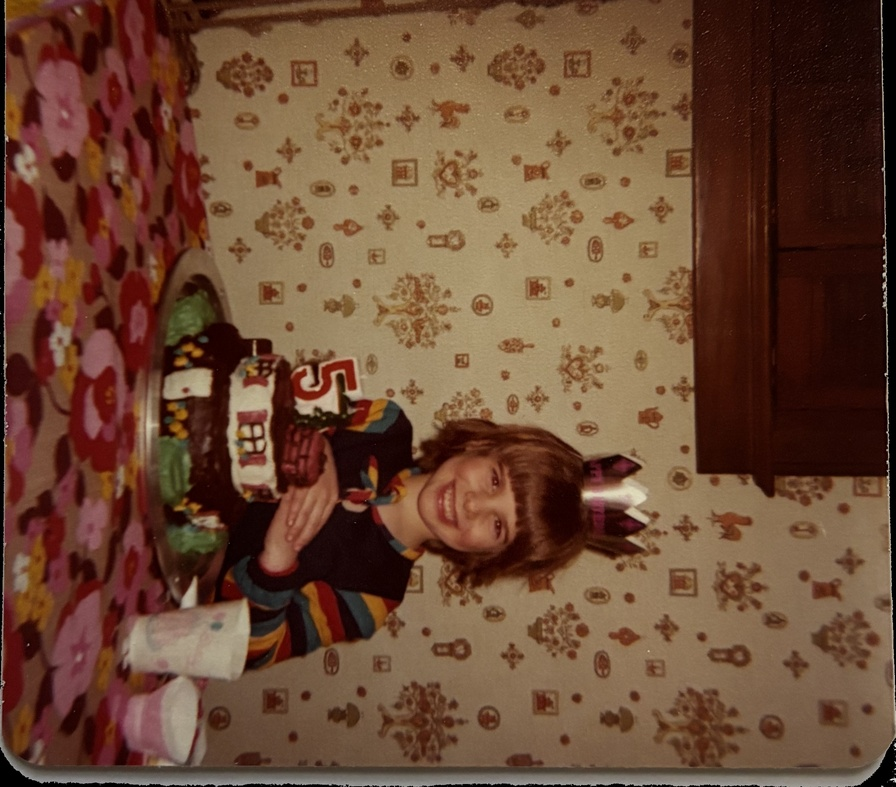
#> input picture extracted_photo_refined.jpg, 896 x 787 px, shrunk from 2397 x 2106 before the run
$ python good2.py extracted_photo_refined.jpg
#> lines starting #> are read from the running program, lines starting #| are printed output that depends on the picture; after the words box and inside, x2 and y2 are one past the last pixel; in counts of white or black regions, pixels touching at a corner belong together
import cv2
import numpy as np
import sys


def get_background_color(image, sample_size=10):
    """
    Samples small patches from the four corners of the image and returns
    the average background color.
    """
    h, w = image.shape[:2]
    patches = [
        image[0:sample_size, 0:sample_size],
        image[0:sample_size, w-sample_size:w],
        image[h-sample_size:h, 0:sample_size],
        image[h-sample_size:h, w-sample_size:w]
    ]
    patches = np.concatenate(patches, axis=0)
    mean_color = np.mean(patches, axis=(0, 1))
    return mean_color


def create_mask_from_background(image, bg_color, tolerance=20):
    """
    Creates a binary mask where pixels that differ from the background color
    by more than the tolerance (across all channels) are considered foreground.
    """
    diff = cv2.absdiff(image, np.uint8(bg_color))
    diff_sum = np.sum(diff, axis=2)
    mask = np.uint8(diff_sum > tolerance) * 255
    return mask


def refine_mask(mask, kernel_size=7):
    """
    Uses morphological operations to close small holes and remove noise.
    """
    kernel = np.ones((kernel_size, kernel_size), np.uint8)
    closed = cv2.morphologyEx(mask, cv2.MORPH_CLOSE, kernel)
    opened = cv2.morphologyEx(closed, cv2.MORPH_OPEN, kernel)
    return opened


def order_points(pts):
    """
    Orders an array of four points in the order:
    top-left, top-right, bottom-right, bottom-left.
    """
    rect = np.zeros((4, 2), dtype="float32")
    s = pts.sum(axis=1)
    rect[0] = pts[np.argmin(s)]
    rect[2] = pts[np.argmax(s)]
    diff = np.diff(pts, axis=1)
    rect[1] = pts[np.argmin(diff)]
    rect[3] = pts[np.argmax(diff)]
    return rect


def four_point_transform(image, pts):
    """
    Warps the image so that the region defined by pts becomes a top-down view.
    """
    rect = order_points(pts)
    (tl, tr, br, bl) = rect

    # Compute the width of the new image.
    widthA = np.linalg.norm(br - bl)
    widthB = np.linalg.norm(tr - tl)
    maxWidth = int(max(widthA, widthB))

    # Compute the height of the new image.
    heightA = np.linalg.norm(tr - br)
    heightB = np.linalg.norm(tl - bl)
    maxHeight = int(max(heightA, heightB))

    dst = np.array([
        [0, 0],
        [maxWidth - 1, 0],
        [maxWidth - 1, maxHeight - 1],
        [0, maxHeight - 1]
    ], dtype="float32")

    M = cv2.getPerspectiveTransform(rect, dst)
    warped = cv2.warpPerspective(image, M, (maxWidth, maxHeight))
    return warped


def extract_photo(image, mask):
    """
    Finds contours in the mask, selects the largest one, and uses a rotated
    rectangle (minAreaRect) to approximate its boundary.
    Returns the ordered 4 points of the rectangle and all detected contours.
    """
    contours, _ = cv2.findContours(
        mask, cv2.RETR_EXTERNAL, cv2.CHAIN_APPROX_SIMPLE)
    if not contours:
        return None, None
    # Choose the largest contour (by area)
    largest = max(contours, key=cv2.contourArea)
    rect = cv2.minAreaRect(largest)
    box = cv2.boxPoints(rect)
    box = np.array(box, dtype="float32")
    ordered_box = order_points(box)
    return ordered_box, contours


def flood_fill_blackout(image, loDiff=(30, 30, 30), upDiff=(30, 30, 30)):
    """
    Performs flood fill from each of the four corners on the given image.
    Regions connected to the image border that are within the specified
    difference range are filled with black.

    Returns the image with background regions blacked out.
    """
    filled = image.copy()
    h, w = filled.shape[:2]
    # OpenCV's floodFill requires a mask 2 pixels larger than the image.
    mask = np.zeros((h+2, w+2), np.uint8)
    # Define seed points: the four corners.
    seed_points = [(0, 0), (w-1, 0), (0, h-1), (w-1, h-1)]
    for seed in seed_points:
        cv2.floodFill(filled, mask, seed, (0, 0, 0), loDiff,
                      upDiff, flags=cv2.FLOODFILL_FIXED_RANGE)
    return filled


def main():
    # Get the image file from command-line or use a default.
    if len(sys.argv) > 1:
        image_path = sys.argv[1]
    else:
        image_path = "sample.jpg"

    image = cv2.imread(image_path)
#> image is the input picture: shape (787, 896, 3); mean B, G, R 52.8, 73.6, 107.5
    if image is None:
        print(f"Error: Could not load image from '{image_path}'")
        sys.exit(1)

    # Determine the background color from the corners.
    bg_color = get_background_color(image)
#> in get_background_color, `mean_color = np.mean(patches, axis=(0, 1))`: mean_color = [15.22, 22.32, 27.66]
#> bg_color = [15.22, 22.32, 27.66]
    # Create a mask from the background.
    mask = create_mask_from_background(image, bg_color, tolerance=100)
#> in create_mask_from_background, `diff = cv2.absdiff(image, np.uint8(bg_color))`:
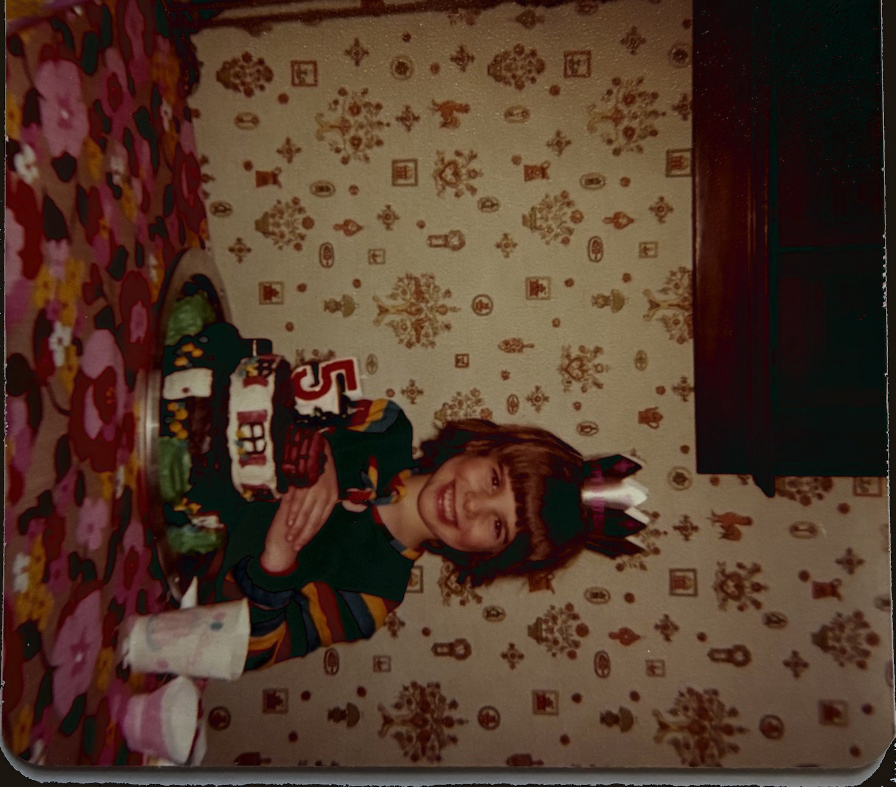
#> diff: shape (787, 896, 3); mean B, G, R 42.8, 57.3, 81.4
#> in create_mask_from_background, `diff_sum = np.sum(diff, axis=2)`:
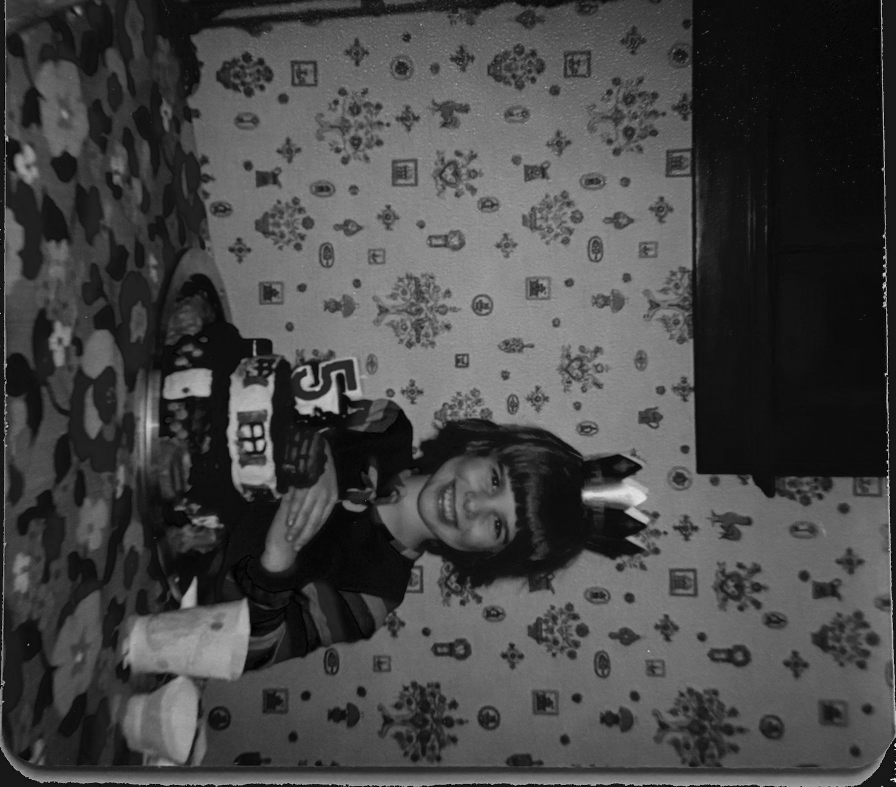
#> diff_sum: shape (787, 896) uint64; min 1, max 650, mean 181.6; drawn with min black and max white
#> in create_mask_from_background, `mask = np.uint8(diff_sum > tolerance) * 255`:
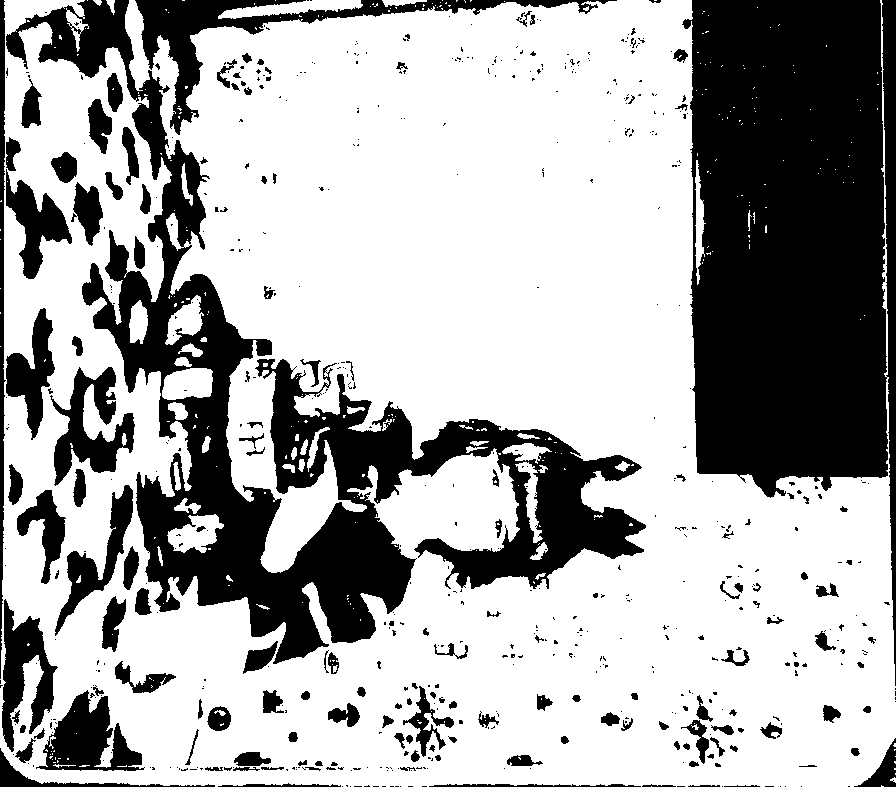
#> mask: shape (787, 896); 66.8% white; 606 black regions (450 under 20 px), largest, box (x1, y1, x2, y2) and area: (682, 0, 896, 686) 96192, (6, 0, 646, 664) 80215, (135, 0, 617, 135) 8582
    refined_mask = refine_mask(mask, kernel_size=7)
#> in refine_mask, `closed = cv2.morphologyEx(mask, cv2.MORPH_CLOSE, kernel)`:
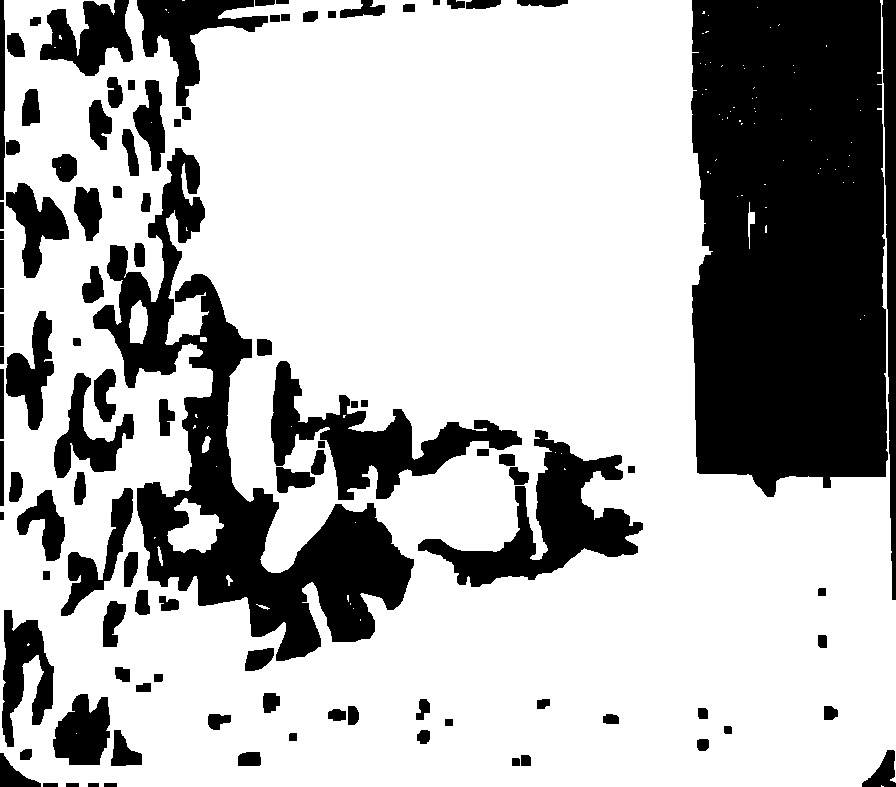
#> closed: shape (787, 896); 70.1% white; 104 black regions, largest, box (x1, y1, x2, y2) and area: (691, 0, 888, 497) 89692, (93, 148, 414, 661) 41527, (418, 430, 643, 587) 12001
#> in refine_mask, `opened = cv2.morphologyEx(closed, cv2.MORPH_OPEN, kernel)`:
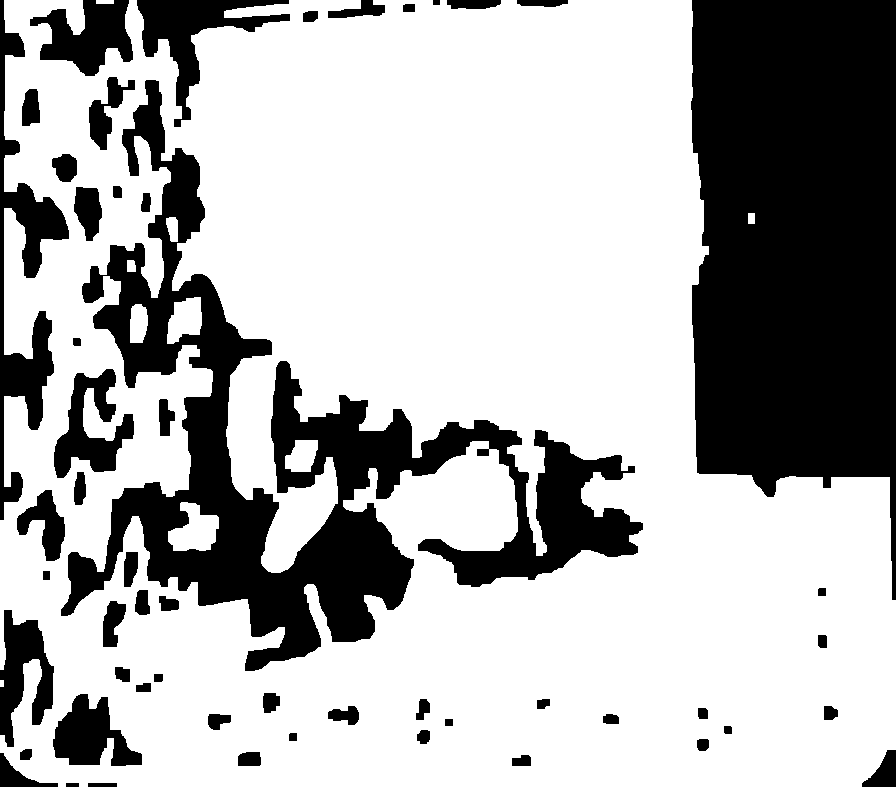
#> opened: shape (787, 896); 69.3% white; 54 black regions

    # Extract the photo boundary using the refined mask.
    box, contours = extract_photo(image, refined_mask)
#> in extract_photo, `contours, _ = cv2.findContours( mask, cv2.RETR_EXTERNAL, cv2.CHAIN_APP..`: contours = 4 contours, 1 with area under 20; largest, box (x1, y1, x2, y2) and area: (0, 0, 896, 787) 580084, (748, 213, 755, 224) 60, (96, 0, 114, 4) 51
#> in extract_photo, `largest = max(contours, key=cv2.contourArea)`: largest = contour of 897 points, box (x1, y1, x2, y2) (0, 0, 896, 787), area 580084
#> in extract_photo, `rect = cv2.minAreaRect(largest)`: rect = ((447.5, 393), (786, 895), -90)
#> in extract_photo, `box = cv2.boxPoints(rect)`: box = [[895, 786], [-2.41e-14, 786], [0, 0], [895, 0]]
#> in order_points, `s = pts.sum(axis=1)`: s = [1681, 786, 0, 895]
#> in order_points, `diff = np.diff(pts, axis=1)`: diff = [-109, 786, 0, -895]
#> in extract_photo, `ordered_box = order_points(box)`: ordered_box = [[0, 0], [895, 0], [895, 786], [-2.41e-14, 786]]
#> box = [[0, 0], [895, 0], [895, 786], [-2.41e-14, 786]]
    if box is None:
        print("No photo detected.")
        sys.exit(1)

    # Apply perspective transform to extract the photo.
    extracted = four_point_transform(image, box)
#> in four_point_transform, `(tl, tr, br, bl) = rect`: tl = [0, 0]; tr = [895, 0]; br = [895, 786]; bl = [-2.41e-14, 786]
#> in four_point_transform, `widthA = np.linalg.norm(br - bl)`: widthA = 895
#> in four_point_transform, `maxWidth = int(max(widthA, widthB))`: maxWidth = 894
#> in four_point_transform, `heightA = np.linalg.norm(tr - br)`: heightA = 786
#> in four_point_transform, `maxHeight = int(max(heightA, heightB))`: maxHeight = 785
#> in four_point_transform, `dst = np.array([ [0, 0], [maxWidth - 1, 0], [maxWidth - 1, maxHeight -..`: dst = [[0, 0], [893, 0], [893, 784], [0, 784]]
#> in four_point_transform, `M = cv2.getPerspectiveTransform(rect, dst)`: M = [[0.998, 3.05e-17, 0], [0, 0.997, 0], [0, 3.42e-20, 1]]

    # Use flood fill to black out background areas on the extracted image.
    extracted_black = flood_fill_blackout(
        extracted, loDiff=(30, 30, 30), upDiff=(30, 30, 30))
#> after the loop in flood_fill_blackout, `for seed in seed_points:`: filled: shape (785, 894, 3); mean B, G, R 52.8, 73.6, 107.5

    # Draw all detected contours (blue) and the chosen boundary (green) on a copy.
    contours_drawn = image.copy()
    cv2.drawContours(contours_drawn, contours, -1, (255, 0, 0), 2)
    cv2.polylines(contours_drawn, [box.astype(int)], True, (0, 255, 0), 3)
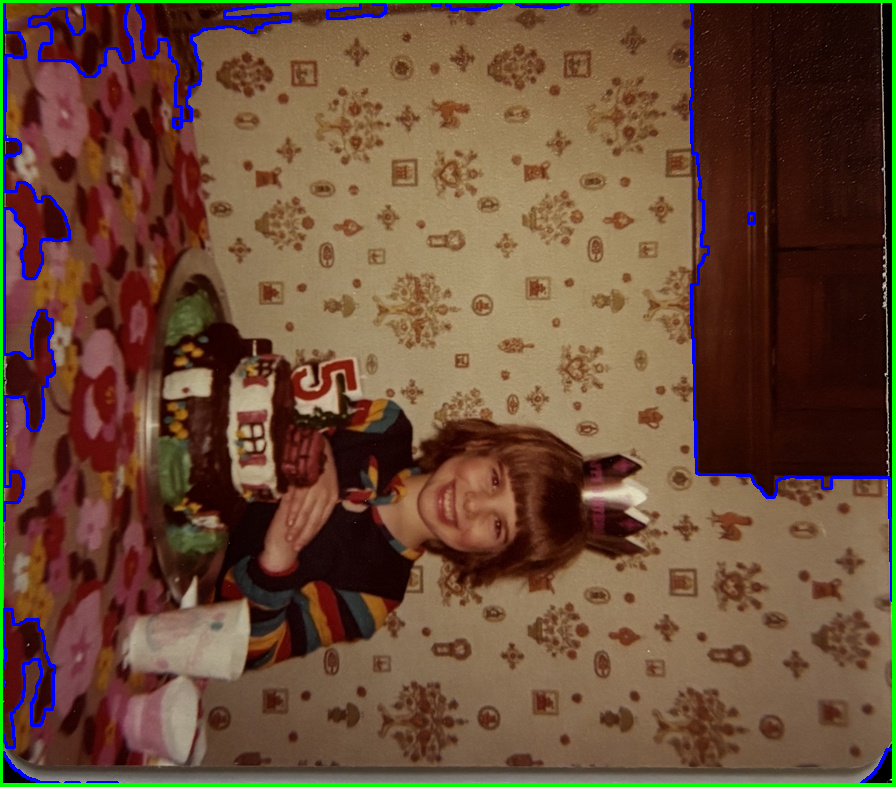
#> contours_drawn: shape (787, 896, 3); mean B, G, R 55.9, 76.3, 105.1

    # Save the outputs.
    cv2.imwrite("refined_mask.jpg", refined_mask)
    cv2.imwrite("detected_contours.jpg", contours_drawn)
    cv2.imwrite("extracted_photo.jpg", extracted)
    cv2.imwrite("extracted_photo_black.jpg", extracted_black)

    print("Saved 'refined_mask.jpg', 'detected_contours.jpg', 'extracted_photo.jpg', and 'extracted_photo_black.jpg'.")


if __name__ == "__main__":
    main()
